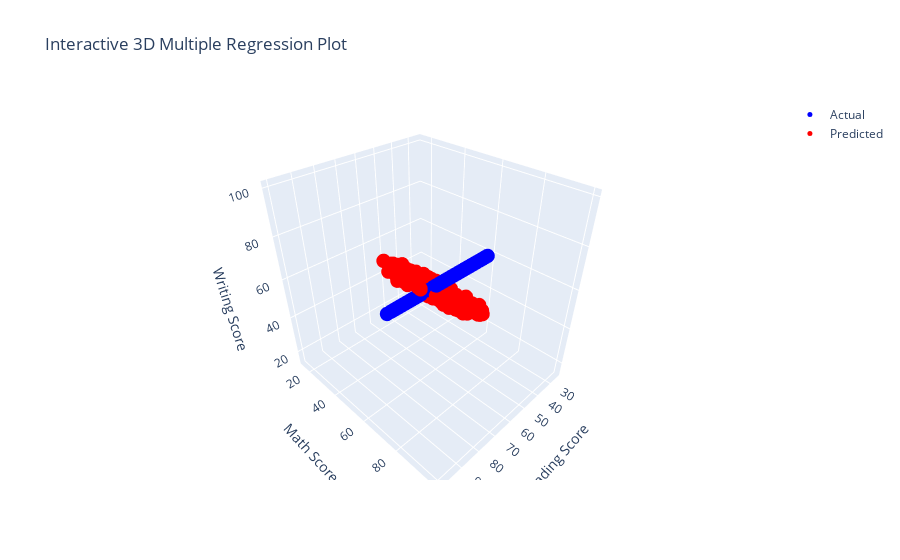

Source (notebook cell):
### Code cell
# Create an interactive 3D figure
fig = go.Figure()

# Add scatter trace for actual points
fig.add_trace(go.Scatter3d(
    x=df['reading score'],
    y=df['math score'],
    z=y,
    mode='markers',
    marker=dict(size=5, color='blue'),
    name='Actual'
))

# Add scatter trace for predicted points
fig.add_trace(go.Scatter3d(
    x=df['reading score'],
    y=df['math score'],
    z=y_pred,
    mode='markers',
    marker=dict(size=5, color='red'),
    name='Predicted'
))

# Update layout with axis labels and title
fig.update_layout(
    title='Interactive 3D Multiple Regression Plot',
    scene=dict(
        xaxis_title='Reading Score',
        yaxis_title='Math Score',
        zaxis_title='Writing Score'
    )
)

fig.show()

### Figure 1 — Plotly figure (JSON) as saved in the notebook; plotly's stock layout.template omitted (floating-point values rounded to 4 significant figures; data arrays with more than 128 entries replaced by an {"elided": "..."} marker saying what was removed)
{"data": [{"marker": {"color": "blue", "size": 5}, "mode": "markers", "name": "Actual", "type": "scatter3d", "x": {"elided": "1000 int values"}, "y": {"elided": "1000 int values"}, "z": {"elided": "1000 int values"}}, {"marker": {"color": "red", "size": 5}, "mode": "markers", "name": "Predicted", "type": "scatter3d", "x": {"elided": "1000 int values"}, "y": {"elided": "1000 int values"}, "z": {"elided": "1000 float values"}}], "layout": {"scene": {"xaxis": {"title": {"text": "Reading Score"}}, "yaxis": {"title": {"text": "Math Score"}}, "zaxis": {"title": {"text": "Writing Score"}}}, "title": {"text": "Interactive 3D Multiple Regression Plot"}}}
